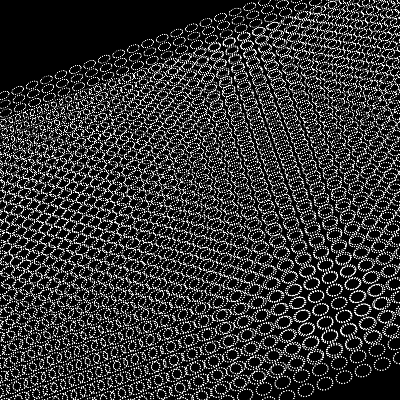

Reproduce this figure in Python.
#!/usr/bin/env python

# Demonstrate vtkPointGaussianMapper with hierarchical multiblock composite data.

import vtkmodules.vtkInteractionStyle  # noqa: F401
import vtkmodules.vtkRenderingOpenGL2  # noqa: F401

from vtkmodules.vtkCommonDataModel import vtkMultiBlockDataSet, vtkPolyData
from vtkmodules.vtkFiltersSources import vtkCylinderSource
from vtkmodules.vtkRenderingCore import (
    vtkActor,
    vtkPointGaussianMapper,
    vtkRenderWindow,
    vtkRenderWindowInteractor,
    vtkRenderer,
)

# Point gaussian mapper
point_gaussian_mapper = vtkPointGaussianMapper()
point_gaussian_mapper.SetScaleFactor(0.01)

# Cylinder source
resolution = 18
cyl = vtkCylinderSource()
cyl.CappingOn()
cyl.SetRadius(0.2)
cyl.SetResolution(resolution)

# Build hierarchical multiblock dataset
data = vtkMultiBlockDataSet()
blocks_per_level = [1, 32, 64]
blocks = [data]
level_start = 0
level_end = 1
num_levels = len(blocks_per_level)

point_gaussian_mapper.SetInputDataObject(data)

for level in range(1, num_levels):
    nblocks = blocks_per_level[level]
    for parent in range(level_start, level_end):
        blocks[parent].SetNumberOfBlocks(nblocks)
        for block in range(nblocks):
            if level == num_levels - 1:
                # Leaf level: alternating cylinders and None
                if block % 2 == 0:
                    child = vtkPolyData()
                    cyl.SetCenter(block * 0.25, 0.0, parent * 0.5)
                    cyl.Update()
                    child.DeepCopy(cyl.GetOutput(0))
                    blocks[parent].SetBlock(block, child)
                else:
                    blocks[parent].SetBlock(block, None)
            else:
                child = vtkMultiBlockDataSet()
                blocks[parent].SetBlock(block, child)
                blocks.append(child)
    level_start = level_end
    level_end = len(blocks)

point_gaussian_actor = vtkActor()
point_gaussian_actor.SetMapper(point_gaussian_mapper)

# Rendering pipeline
renderer = vtkRenderer()
renderer.AddActor(point_gaussian_actor)

render_window = vtkRenderWindow()
render_window.SetSize(400, 400)
render_window.AddRenderer(renderer)
render_window.SetWindowName("composite data point gaussian")

interactor = vtkRenderWindowInteractor()
interactor.SetRenderWindow(render_window)

# Scene
renderer.ResetCamera()

# Camera animation (2 steps)
renderer.GetActiveCamera().Elevation(20.0)
renderer.GetActiveCamera().Zoom(1.414)
renderer.GetActiveCamera().Roll(10.0)

renderer.GetActiveCamera().Elevation(20.0)
renderer.GetActiveCamera().Zoom(1.414)
renderer.GetActiveCamera().Roll(10.0)

interactor.Initialize()
interactor.Start()
